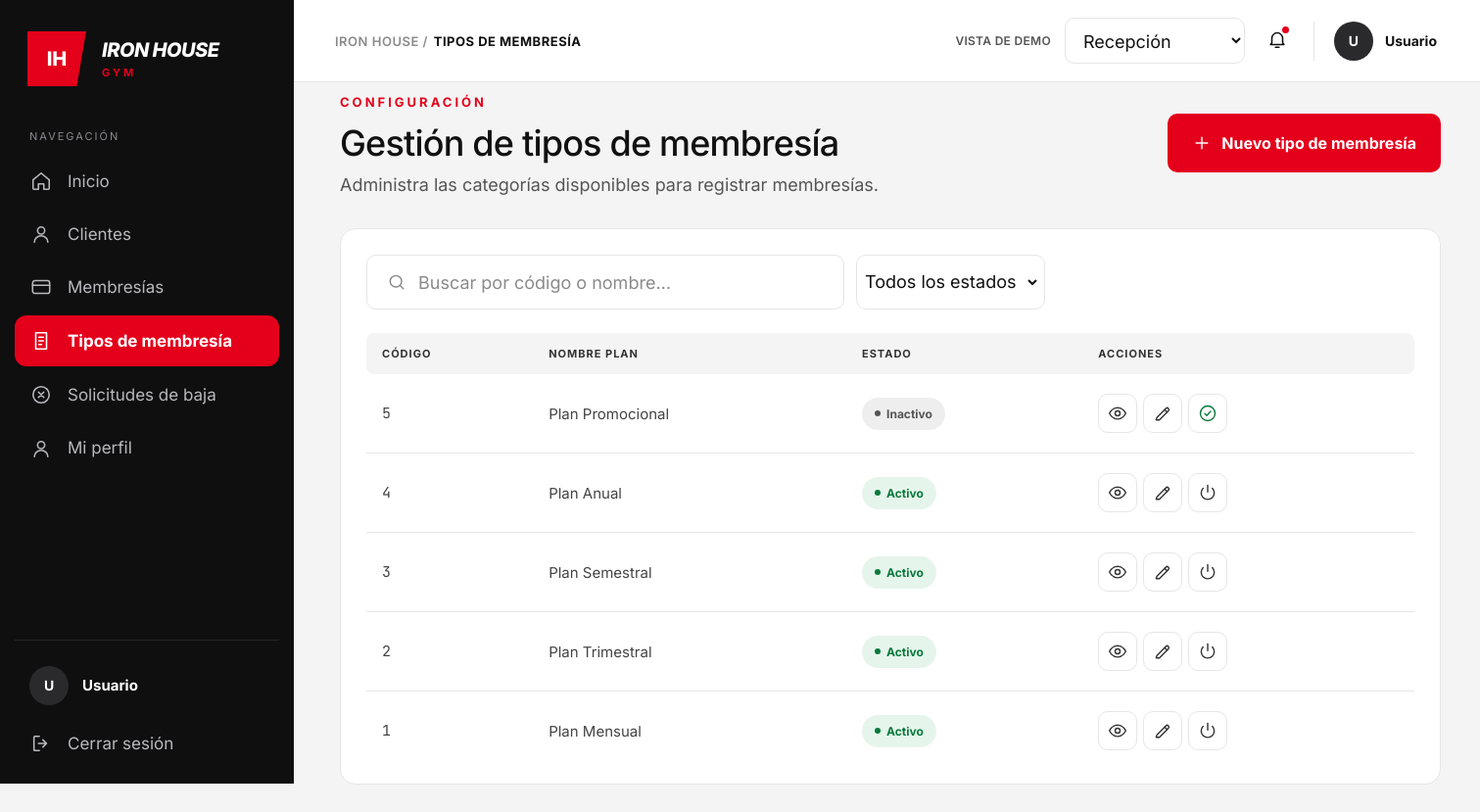
Screenshot of /recep/tipos.php with the database file from the repository.
### tables this page shows
CREATE TABLE `membresias` (
  `id_membresia` int(11) NOT NULL,
  `nombre_plan` varchar(50) NOT NULL,
  `descripcion` text DEFAULT NULL,
  `duracion_dias` int(11) NOT NULL,
  `precio` decimal(10,2) NOT NULL,
  `estado` enum('Activo','Inactivo') NOT NULL DEFAULT 'Activo'
);

### recep/tipos.php (the view, shortened to what this page needs)
<?php
require_once __DIR__ . '/helpers.php';
require_once __DIR__ . '/conexion.php';
$usuario = [
    'nombre' => $_SESSION['nombre_completo'] ?? 'Usuario',
    'rol'    => $_SESSION['rol'] ?? ''
];
$paginaActual = 'tiposd';
$menu = [
    'inicio'      => ['Inicio',              'home',     'recepcion_panel.php'],
    'clientes'    => ['Clientes',            'user',     'clientes.php'],
    'membresias'  => ['Membresías',          'card',     'membresias.php'],
    'tiposd'       => ['Tipos de membresía',  'doc',      'tipos.php'],
    'solicitudes' => ['Solicitudes de baja', 'x-circle', 'solicitudes.php'],
    'perfil'      => ['Mi perfil',           'user',     'perfil.php'],
];
$q = trim((string)($_GET['q'] ?? ''));
$tiposd = [];
$errorDb = '';
try {
    $sql = "SELECT id_membresia, nombre_plan, descripcion,
                   precio, estado
            FROM membresias
            WHERE 1=1";
    $sql .= " ORDER BY id_membresia DESC";
    $stmt = mysqli_prepare($cnx, $sql);
    mysqli_stmt_execute($stmt);
    $resultado = mysqli_stmt_get_result($stmt);
    while ($fila = mysqli_fetch_assoc($resultado)) {
        $tiposd[] = $fila;
    }
} catch (Throwable $e) {
    error_log($e->getMessage());
    $errorDb = 'No se pudieron cargar los tipos de membresias.';
}
?>
<!DOCTYPE html>
<html lang="es">
<head>
  <link rel="stylesheet" href="css/style.css">
  <link rel="stylesheet" href="css/usuarios.css">
  <link rel="stylesheet" href="css/modal.css">
</head>
<body>
<div class="layout">
  <aside class="sidebar">
    <div class="brand">
      <div class="brand-mark">IH</div>
      <div class="brand-text">
        <span class="brand-name">IRON HOUSE</span>
        <span class="brand-sub">GYM</span>
      </div>
    </div>
    <p class="nav-title">Navegación</p>
    <nav class="nav">
      <?php foreach ($menu as $clave => [$texto, $ico, $url]): ?>
        <a href="<?= e($url) ?>" class="nav-item <?= $clave === $paginaActual ? 'is-active' : '' ?>">
          <?= icono($ico, 22) ?>
          <span><?= e($texto) ?></span>
        </a>
      <?php endforeach; ?>
    </nav>
    <div class="sidebar-footer">
      <div class="sidebar-user">
        <span class="avatar avatar-dark"><?= e(iniciales($usuario['nombre'])) ?></span>
        <div>
          <strong><?= e($usuario['nombre']) ?></strong>
        </div>
      </div>
      <a href="logout.php" class="nav-item" data-abrir-modal="modal-cerrar-sesion">
        <?= icono('logout', 22) ?><span>Cerrar sesión</span>
      </a>
    </div>
  </aside>
  <div class="main">
    <header class="topbar">
      <div class="breadcrumb"><span>IRON HOUSE /</span> <b>TIPOS DE MEMBRESÍA</b></div>
      <div class="topbar-right">
        <span class="demo-label">VISTA DE DEMO</span>
        <select class="role-select" aria-label="Rol de la vista de demo" onchange="redirigir(this)">
          <option value="recepcion_panel.php" selected>Recepción</option>
        </select>
        <button class="bell" aria-label="Notificaciones">
          <?= icono('bell', 22) ?><i class="bell-dot"></i>
        </button>
        <div class="user-chip">
          <span class="avatar avatar-dark"><?= e(iniciales($usuario['nombre'])) ?></span>
          <div>
            <strong><?= e($usuario['nombre']) ?></strong>
          </div>
        </div>
      </div>
    </header>
    <main class="content">
      <div class="page-head">
        <div>
          <p class="eyebrow">CONFIGURACIÓN</p>
          <h1>Gestión de tipos de membresía</h1>
          <p class="lead lead-tight">Administra las categorías disponibles para registrar membresías.</p>
        </div>
        <button type="button" class="btn btn-red btn-icon" data-abrir-modal="modal-nuevo-tipo">
          <?= icono('plus', 20) ?>Nuevo tipo de membresía
        </button>
      </div>
      <section class="panel panel-table">
        <form method="get" class="toolbar">
          <label class="input input-search">
            <?= icono('search', 20) ?>
            <input type="search" name="q" value="<?= e($q) ?>" placeholder="Buscar por código o nombre…">
          </label>
          <label class="input input-select">
            <select name="estado" onchange="this.form.submit()" aria-label="Filtrar por estado">
              <option value="">Todos los estados</option>
            </select>
          </label>
        </form>
        <div class="table-wrap">
          <table class="table">
            <thead>
              <tr>
                <th>Código</th>
                <th>Nombre Plan</th>
                <th>Estado</th>
                <th>Acciones</th>
              </tr>
            </thead>
            <tbody>
            <?php if ($errorDb !== ''): ?>
              <tr>
                <td colspan="4"><?= e($errorDb) ?></td>
              </tr>
            <?php else: ?>
              <?php foreach ($tiposd as $u): ?>
                <?php
                $id = (int)$u['id_membresia'];
                $activo = $u['estado'] === 'Activo';
                ?>
                <tr>
                  <td class="mono">
                    <?= $id ?>
                  </td>
                  <td class="muted-strong">
                    <?= e($u['nombre_plan']) ?>
                  </td>
                  <td>
                    <span class="pill <?= $activo ? 'pill-ok' : 'pill-off' ?>">
                      <i></i>
                      <?= $activo ? 'Activo' : 'Inactivo' ?>
                    </span>
                  </td>
                  <td class="text-center">
                    <div class="row-actions">
                      <a href="tipo-ver.php?id=<?= $id ?>"
                        class="icon-btn"
                        title="Ver detalle">
                        <?= icono('eye', 20) ?>
                      </a>
                      <a href="tipo-editar.php?id=<?= $id ?>"
                        class="icon-btn"
                        title="Editar plan">
                        <?= icono('edit', 20) ?>
                      </a>
                      <form method="post" action="usuario-accion.php">
                        <?php if ($activo): ?>
                            <button type="submit"
                                    name="accion"
                                    value="desactivar"
                                    class="icon-btn icon-btn-danger"
                                    onclick="return confirm('¿Desactivar este plan?')"
                                    title="Desactivar">
                                <?= icono('power', 20) ?>
                            </button>
                        <?php else: ?>
                            <button type="submit"
                                    name="accion"
                                    value="activar"
                                    class="icon-btn icon-btn-ok"
                                    title="Activar">
                                <?= icono('check-circle', 20) ?>
                            </button>
                        <?php endif; ?>
                      </form>
                    </div>
                  </td>
                </tr>
              <?php endforeach; ?>
            <?php endif; ?>
            </tbody>
          </table>
        </div>
      </section>
    </main>
  </div>
</div>
</body>
</html>

### recep/helpers.php
<?php
function e(string $v): string
{
    return htmlspecialchars($v, ENT_QUOTES, 'UTF-8');
}
function iniciales(string $nombre): string
{
    $partes = preg_split('/\s+/', trim($nombre));
    $ini = '';
    foreach (array_slice($partes, 0, 2) as $p) {
        $ini .= mb_strtoupper(mb_substr($p, 0, 1));
    }
    return $ini;
}
function icono(string $nombre, int $size = 20): string
{
    static $paths = [
        'home'     => '<path d="M3 10.5 12 3l9 7.5V20a1 1 0 0 1-1 1h-5v-6H9v6H4a1 1 0 0 1-1-1z"/>',
        'users'    => '<circle cx="9" cy="8" r="3.5"/><path d="M2.5 20c0-3.6 2.9-6 6.5-6s6.5 2.4 6.5 6"/><path d="M16 4.6a3.5 3.5 0 0 1 0 6.8"/><path d="M18 14.3c2.2.7 3.5 2.6 3.5 5.7"/>',
        'user'     => '<circle cx="12" cy="8" r="4"/><path d="M4.5 21c0-4.2 3.4-7 7.5-7s7.5 2.8 7.5 7"/>',
        'card'     => '<rect x="2.5" y="5" width="19" height="14" rx="2.5"/><path d="M2.5 10h19"/>',
        'doc'      => '<path d="M6 3h12v18H6z"/><path d="M9.5 8h5M9.5 12h5M9.5 16h3"/>',
        'dumbbell' => '<path d="M3 8v8M7 5v14M17 5v14M21 8v8M7 12h10"/>',
        'x-circle' => '<circle cx="12" cy="12" r="9"/><path d="m9 9 6 6M15 9l-6 6"/>',
        'shield'   => '<path d="M12 3 4.5 6v5.5c0 4.5 3 8 7.5 9.5 4.5-1.5 7.5-5 7.5-9.5V6z"/><path d="m9 12 2.3 2.3L15.5 10"/>',
        'logout'   => '<path d="M10 4H5a1 1 0 0 0-1 1v14a1 1 0 0 0 1 1h5"/><path d="M14 8l4 4-4 4M18 12H9"/>',
        'bell'     => '<path d="M6 16V11a6 6 0 1 1 12 0v5l1.5 2h-15z"/><path d="M10 21h4"/>',
        'edit'     => '<path d="M4 20h4L19 9a2.1 2.1 0 0 0-3-3L5 17z"/><path d="m14.5 7.5 3 3"/>',
        'power'    => '<path d="M12 3v8"/><path d="M6.3 6.6a8 8 0 1 0 11.4 0"/>',
        'check-circle' => '<circle cx="12" cy="12" r="9"/><path d="m8.5 12.3 2.4 2.4 4.6-5"/>',
        'key'      => '<circle cx="8" cy="15" r="4"/><path d="m11 12 8.5-8.5M16 7l3 3M14 9l2 2"/>',
        'lock'     => '<rect x="5" y="11" width="14" height="10" rx="2.5"/><path d="M8 11V8a4 4 0 0 1 8 0v3"/>',
        'eye-off'  => '<path d="M3 3l18 18"/><path d="M10.6 5.2A9.7 9.7 0 0 1 12 5c6.4 0 10 7 10 7a17 17 0 0 1-3.2 3.9M6.6 6.6A17 17 0 0 0 2 12s3.6 7 10 7a9.6 9.6 0 0 0 4-.9"/><path d="M9.9 9.9a3 3 0 0 0 4.2 4.2"/>',
        'check'    => '<path d="m5 12.5 4.5 4.5L19 7.5"/>',
        'plus'     => '<path d="M12 5v14M5 12h14"/>',
        'eye'      => '<path d="M2 12s3.6-7 10-7 10 7 10 7-3.6 7-10 7S2 12 2 12z"/><circle cx="12" cy="12" r="3"/>',
        'search'   => '<circle cx="11" cy="11" r="7"/><path d="m20 20-3.5-3.5"/>',
        'trend'    => '<path d="m3 17 6-6 4 4 8-8"/><path d="M15 7h6v6"/>',
        'chevron'  => '<path d="m9 6 6 6-6 6"/>',
        'chevron-down' => '<path d="m6 9 6 6 6-6"/>',
    ];
    $p = $paths[$nombre] ?? '';
    return '<svg class="ico" width="' . $size . '" height="' . $size . '" viewBox="0 0 24 24" fill="none" '
         . 'stroke="currentColor" stroke-width="1.7" stroke-linecap="round" stroke-linejoin="round" aria-hidden="true">'
         . $p . '</svg>';
}

### recep/css/usuarios.css (style rules this page uses)
.btn-icon { gap: 10px; padding: 19px 24px; font-size: 16px; }
.panel-table { padding: 26px 26px 14px; }
.toolbar { display: flex; gap: 12px; margin-bottom: 24px; flex-wrap: wrap; }
.toolbar .input { height: 56px; }
.input-search { width: 488px; max-width: 100%; }
.input-select { padding: 0 12px; }
.input-select select { font-size: 18px; padding-right: 8px; }
.table-wrap { overflow-x: auto; }
.table { width: 100%; border-collapse: collapse; min-width: 1060px; }
.table thead th { background: #f4f4f4; text-align: left; font-size: 11px; font-weight: 700; letter-spacing: 1px; text-transform: uppercase; color: #333; padding: 14px 16px; }
.table thead th:first-child { border-radius: 8px 0 0 8px; }
.table thead th:last-child { border-radius: 0 8px 8px 0; }
.table tbody td { padding: 20px 16px; border-bottom: 1px solid var(--line); vertical-align: middle; font-size: 15px; }
.table tbody tr:last-child td { border-bottom: 0; }
.mono { font-family: "JetBrains Mono", ui-monospace, Menlo, Consolas, monospace; font-size: 13px; color: #444; white-space: nowrap; }
.muted-strong { color: #444; }
.pill { padding: 9px 13px; font-size: 12px; }
.pill-off { background: #eeeeee; color: #555; }
.row-actions { display: flex; align-items: center; gap: 6px; white-space: nowrap; }
.row-actions form { display: flex; gap: 6px; }
.icon-btn { position: relative; width: 40px; height: 40px; display: inline-grid; place-items: center; border: 1px solid var(--line); border-radius: 10px; background: #fff; color: #333; cursor: pointer; font: inherit; padding: 0; transition: background .15s, color .15s, border-color .15s; }
.icon-btn-ok { color: var(--green); }

### rows the page displays
membresias: id_membresia "5", nombre_plan "Plan Promocional", estado "Inactivo", $size 20 (drawn)
membresias: id_membresia "4", nombre_plan "Plan Anual", estado "Activo", $size 20 (drawn)
membresias: id_membresia "3", nombre_plan "Plan Semestral", estado "Activo", $size 20 (drawn)
membresias: id_membresia "2", nombre_plan "Plan Trimestral", estado "Activo", $size 20 (drawn)
membresias: id_membresia "1", nombre_plan "Plan Mensual", estado "Activo", $size 20 (drawn)

### other values shown
$texto "Inicio"
$texto "Clientes"
$texto "Membresías"
$texto "Tipos de membresía"
$texto "Solicitudes de baja"
$texto "Mi perfil"
iniciales($usuario['nombre']) "U"
$usuario['nombre'] "Usuario"
